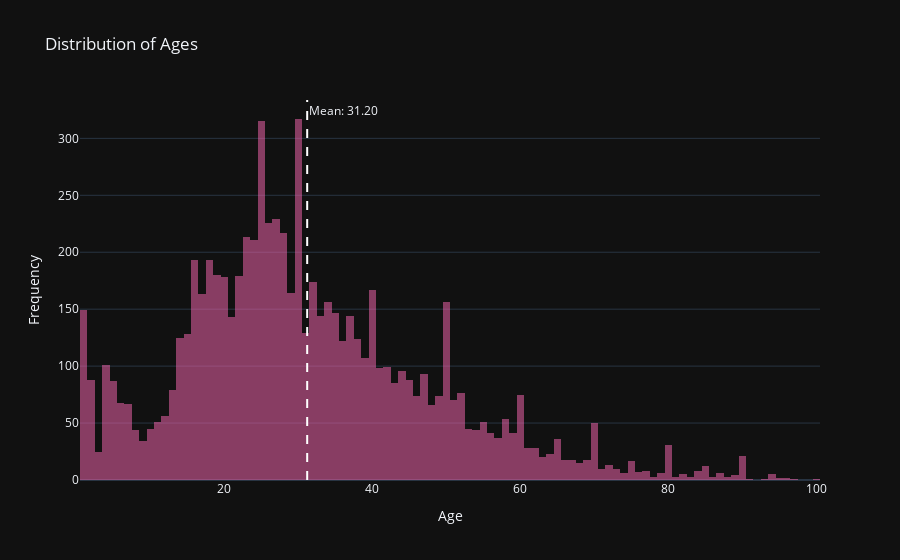

Notebook code for this chart:
### Markdown cell above
## 2. Exploratory Data Analysis

Ages of photographed people will be assessed using a histogram and boxplot. If a certain age is not represented well enough, weaknesses may be present.

### Code cell
# Calculate the mean of ages
mean_age = labels['real_age'].mean()

# Create histogram of ages using Plotly
fig = px.histogram(labels, x='real_age', nbins=100, title='Distribution of Ages', color_discrete_sequence=['hotpink'])
fig.update_traces(opacity=0.5)  # Set opacity to 0.5 for transparency
fig.update_layout(xaxis_title='Age', yaxis_title='Frequency')

# Add a vertical line for the mean age
fig.add_vline(x=mean_age, line_dash='dash', line_color='white', annotation_text=f'Mean: {mean_age:.2f}')

# Make dark theme
fig.update_layout(template='plotly_dark')

# save plot to file
fig.write_image('pics/age_distribution.png')

fig.show()

### Figure 1 — Plotly figure (JSON) as saved in the notebook; plotly's stock layout.template omitted (floating-point values rounded to 4 significant figures; data arrays with more than 128 entries replaced by an {"elided": "..."} marker saying what was removed)
{"data": [{"alignmentgroup": "True", "bingroup": "x", "hovertemplate": "real_age=%{x}<br>count=%{y}<extra></extra>", "legendgroup": "", "marker": {"color": "hotpink", "pattern": {"shape": ""}}, "name": "", "nbinsx": 100, "offsetgroup": "", "opacity": 0.5, "orientation": "v", "showlegend": false, "type": "histogram", "x": {"elided": "7591 int values"}, "xaxis": "x", "yaxis": "y"}], "layout": {"annotations": [{"showarrow": false, "text": "Mean: 31.20", "x": 31.2, "xanchor": "left", "xref": "x", "y": 1, "yanchor": "top", "yref": "y domain"}], "barmode": "relative", "legend": {"tracegroupgap": 0}, "shapes": [{"line": {"color": "white", "dash": "dash"}, "type": "line", "x0": 31.2, "x1": 31.2, "xref": "x", "y0": 0, "y1": 1, "yref": "y domain"}], "title": {"text": "Distribution of Ages"}, "xaxis": {"anchor": "y", "domain": [0, 1], "title": {"text": "Age"}}, "yaxis": {"anchor": "x", "domain": [0, 1], "title": {"text": "Frequency"}}}}
